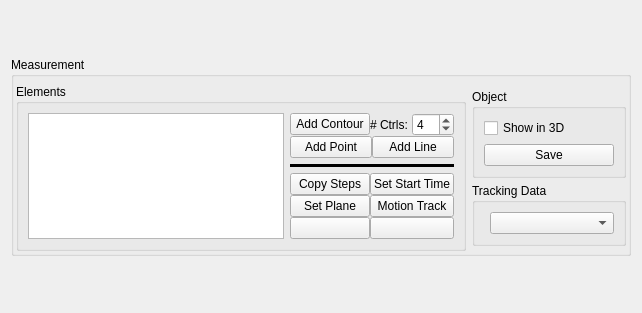
<?xml version="1.0" encoding="UTF-8"?>
<ui version="4.0">
 <class>Measure2DView</class>
 <widget class="QWidget" name="Measure2DView">
  <property name="geometry">
   <rect>
    <x>0</x>
    <y>0</y>
    <width>642</width>
    <height>313</height>
   </rect>
  </property>
  <property name="windowTitle">
   <string>Form</string>
  </property>
  <layout class="QVBoxLayout" name="verticalLayout_2">
   <item>
    <widget class="QGroupBox" name="measureBox">
     <property name="sizePolicy">
      <sizepolicy hsizetype="Preferred" vsizetype="Maximum">
       <horstretch>0</horstretch>
       <verstretch>0</verstretch>
      </sizepolicy>
     </property>
     <property name="title">
      <string>Measurement</string>
     </property>
     <layout class="QHBoxLayout" name="horizontalLayout_2">
      <property name="leftMargin">
       <number>2</number>
      </property>
      <property name="topMargin">
       <number>7</number>
      </property>
      <property name="rightMargin">
       <number>2</number>
      </property>
      <property name="bottomMargin">
       <number>2</number>
      </property>
      <item>
       <widget class="QGroupBox" name="groupBox">
        <property name="sizePolicy">
         <sizepolicy hsizetype="Preferred" vsizetype="Expanding">
          <horstretch>0</horstretch>
          <verstretch>0</verstretch>
         </sizepolicy>
        </property>
        <property name="title">
         <string>Elements</string>
        </property>
        <layout class="QHBoxLayout" name="horizontalLayout">
         <property name="topMargin">
          <number>9</number>
         </property>
         <item>
          <widget class="QListWidget" name="objectList">
           <property name="sizePolicy">
            <sizepolicy hsizetype="Expanding" vsizetype="Preferred">
             <horstretch>0</horstretch>
             <verstretch>0</verstretch>
            </sizepolicy>
           </property>
           <property name="toolTip">
            <string>List of measurement objects</string>
           </property>
           <property name="editTriggers">
            <set>QAbstractItemView::NoEditTriggers</set>
           </property>
          </widget>
         </item>
         <item>
          <layout class="QVBoxLayout" name="verticalLayout_5">
           <property name="spacing">
            <number>0</number>
           </property>
           <property name="rightMargin">
            <number>0</number>
           </property>
           <item>
            <layout class="QHBoxLayout" name="horizontalLayout_3">
             <property name="topMargin">
              <number>0</number>
             </property>
             <item>
              <widget class="QPushButton" name="addContourButton">
               <property name="sizePolicy">
                <sizepolicy hsizetype="Preferred" vsizetype="Fixed">
                 <horstretch>0</horstretch>
                 <verstretch>0</verstretch>
                </sizepolicy>
               </property>
               <property name="maximumSize">
                <size>
                 <width>1000</width>
                 <height>16777215</height>
                </size>
               </property>
               <property name="toolTip">
                <string>Add a contour (click and drag)</string>
               </property>
               <property name="text">
                <string>Add Contour</string>
               </property>
               <property name="flat">
                <bool>false</bool>
               </property>
              </widget>
             </item>
             <item>
              <widget class="QLabel" name="label">
               <property name="text">
                <string># Ctrls:</string>
               </property>
               <property name="alignment">
                <set>Qt::AlignLeading|Qt::AlignLeft|Qt::AlignVCenter</set>
               </property>
              </widget>
             </item>
             <item>
              <widget class="QSpinBox" name="numCtrlBox">
               <property name="toolTip">
                <string>Set # of control points for the new contour</string>
               </property>
               <property name="maximum">
                <number>64</number>
               </property>
               <property name="value">
                <number>4</number>
               </property>
              </widget>
             </item>
            </layout>
           </item>
           <item>
            <layout class="QHBoxLayout" name="horizontalLayout_4">
             <property name="bottomMargin">
              <number>6</number>
             </property>
             <item>
              <widget class="QPushButton" name="addPointButton">
               <property name="toolTip">
                <string>Add a point</string>
               </property>
               <property name="text">
                <string>Add Point</string>
               </property>
              </widget>
             </item>
             <item>
              <widget class="QPushButton" name="addLineButton">
               <property name="toolTip">
                <string>Add a line (click and drag)</string>
               </property>
               <property name="text">
                <string>Add Line</string>
               </property>
              </widget>
             </item>
            </layout>
           </item>
           <item>
            <widget class="Line" name="line">
             <property name="frameShadow">
              <enum>QFrame::Plain</enum>
             </property>
             <property name="lineWidth">
              <number>3</number>
             </property>
             <property name="midLineWidth">
              <number>0</number>
             </property>
             <property name="orientation">
              <enum>Qt::Horizontal</enum>
             </property>
            </widget>
           </item>
           <item>
            <layout class="QGridLayout" name="gridLayout">
             <property name="topMargin">
              <number>6</number>
             </property>
             <property name="rightMargin">
              <number>0</number>
             </property>
             <item row="2" column="1">
              <widget class="QPushButton" name="delButton">
               <property name="sizePolicy">
                <sizepolicy hsizetype="Preferred" vsizetype="Fixed">
                 <horstretch>0</horstretch>
                 <verstretch>0</verstretch>
                </sizepolicy>
               </property>
               <property name="maximumSize">
                <size>
                 <width>1000</width>
                 <height>16777215</height>
                </size>
               </property>
               <property name="toolTip">
                <string>Delete the selected object</string>
               </property>
               <property name="text">
                <string/>
               </property>
               <property name="icon">
                <iconset resource="../../res/Resources.qrc">
                 <normaloff>:/icons/trash-a.png</normaloff>:/icons/trash-a.png</iconset>
               </property>
              </widget>
             </item>
             <item row="2" column="0">
              <widget class="QPushButton" name="cloneButton">
               <property name="sizePolicy">
                <sizepolicy hsizetype="Preferred" vsizetype="Fixed">
                 <horstretch>0</horstretch>
                 <verstretch>0</verstretch>
                </sizepolicy>
               </property>
               <property name="maximumSize">
                <size>
                 <width>1000</width>
                 <height>16777215</height>
                </size>
               </property>
               <property name="toolTip">
                <string>Clone the selected object onto the current plane</string>
               </property>
               <property name="text">
                <string/>
               </property>
               <property name="icon">
                <iconset resource="../../res/Resources.qrc">
                 <normaloff>:/icons/clone.png</normaloff>:/icons/clone.png</iconset>
               </property>
              </widget>
             </item>
             <item row="1" column="1">
              <widget class="QPushButton" name="trackButton">
               <property name="toolTip">
                <string>Apply the selected motion tracking data to the first timestep of the selected object, replacing existing timesteps</string>
               </property>
               <property name="text">
                <string>Motion Track</string>
               </property>
              </widget>
             </item>
             <item row="0" column="1">
              <widget class="QPushButton" name="setStartButton">
               <property name="sizePolicy">
                <sizepolicy hsizetype="Preferred" vsizetype="Fixed">
                 <horstretch>0</horstretch>
                 <verstretch>0</verstretch>
                </sizepolicy>
               </property>
               <property name="maximumSize">
                <size>
                 <width>1000</width>
                 <height>16777215</height>
                </size>
               </property>
               <property name="toolTip">
                <string>Set the selected object's start time to the current timestep (this will remove subsequent steps)</string>
               </property>
               <property name="text">
                <string>Set Start Time</string>
               </property>
              </widget>
             </item>
             <item row="0" column="0">
              <widget class="QPushButton" name="copyStepsButton">
               <property name="toolTip">
                <string>Copy the first timestep to every step of the current source image</string>
               </property>
               <property name="text">
                <string>Copy Steps</string>
               </property>
              </widget>
             </item>
             <item row="1" column="0">
              <widget class="QPushButton" name="setPlaneButton">
               <property name="sizePolicy">
                <sizepolicy hsizetype="Preferred" vsizetype="Fixed">
                 <horstretch>0</horstretch>
                 <verstretch>0</verstretch>
                </sizepolicy>
               </property>
               <property name="maximumSize">
                <size>
                 <width>1000</width>
                 <height>16777215</height>
                </size>
               </property>
               <property name="toolTip">
                <string>Move the selected object to the current plane</string>
               </property>
               <property name="text">
                <string>Set Plane</string>
               </property>
              </widget>
             </item>
            </layout>
           </item>
          </layout>
         </item>
        </layout>
       </widget>
      </item>
      <item>
       <layout class="QVBoxLayout" name="verticalLayout_4">
        <property name="spacing">
         <number>0</number>
        </property>
        <property name="rightMargin">
         <number>0</number>
        </property>
        <item>
         <widget class="QGroupBox" name="groupBox_2">
          <property name="sizePolicy">
           <sizepolicy hsizetype="Preferred" vsizetype="Maximum">
            <horstretch>0</horstretch>
            <verstretch>0</verstretch>
           </sizepolicy>
          </property>
          <property name="title">
           <string>Object</string>
          </property>
          <layout class="QVBoxLayout" name="verticalLayout_3">
           <item>
            <widget class="QCheckBox" name="show3DBox">
             <property name="toolTip">
              <string>Show objects in 3D view</string>
             </property>
             <property name="text">
              <string>Show in 3D</string>
             </property>
            </widget>
           </item>
           <item>
            <widget class="QPushButton" name="saveButton">
             <property name="toolTip">
              <string>Save measurement object to its file (eventually)</string>
             </property>
             <property name="text">
              <string>Save</string>
             </property>
            </widget>
           </item>
          </layout>
         </widget>
        </item>
        <item>
         <widget class="QGroupBox" name="trackGroup">
          <property name="sizePolicy">
           <sizepolicy hsizetype="Preferred" vsizetype="Maximum">
            <horstretch>0</horstretch>
            <verstretch>0</verstretch>
           </sizepolicy>
          </property>
          <property name="title">
           <string>Tracking Data</string>
          </property>
          <layout class="QFormLayout" name="formLayout">
           <property name="fieldGrowthPolicy">
            <enum>QFormLayout::AllNonFixedFieldsGrow</enum>
           </property>
           <item row="1" column="1">
            <widget class="QComboBox" name="trackDataBox">
             <property name="sizePolicy">
              <sizepolicy hsizetype="Expanding" vsizetype="Fixed">
               <horstretch>0</horstretch>
               <verstretch>0</verstretch>
              </sizepolicy>
             </property>
             <property name="toolTip">
              <string>Select the directory with the tracking data</string>
             </property>
            </widget>
           </item>
          </layout>
         </widget>
        </item>
       </layout>
      </item>
     </layout>
    </widget>
   </item>
  </layout>
 </widget>
 <resources>
  <include location="../../res/Resources.qrc"/>
 </resources>
 <connections/>
</ui>
